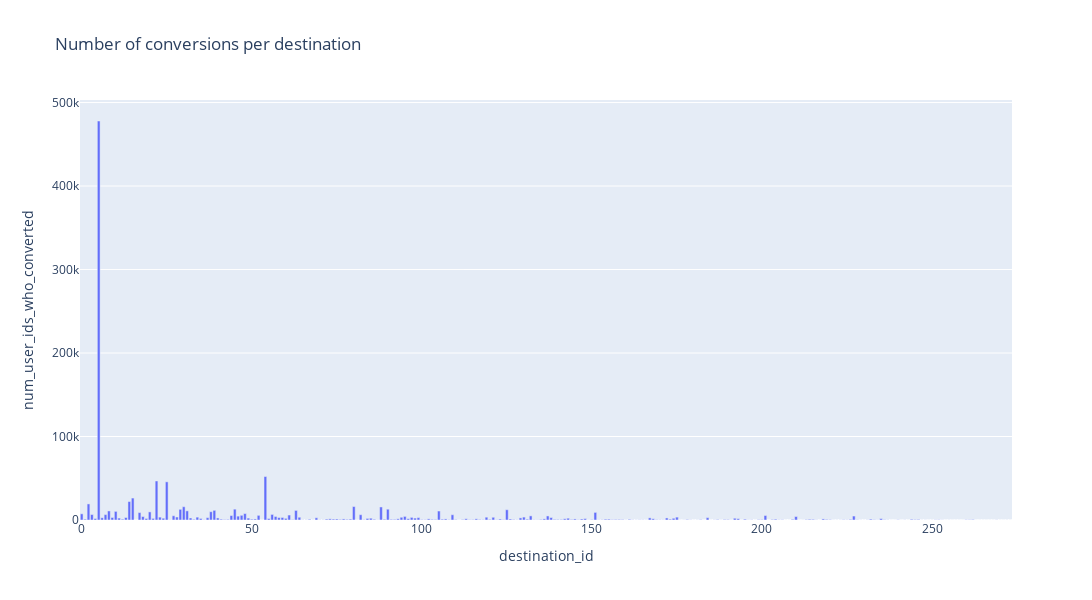
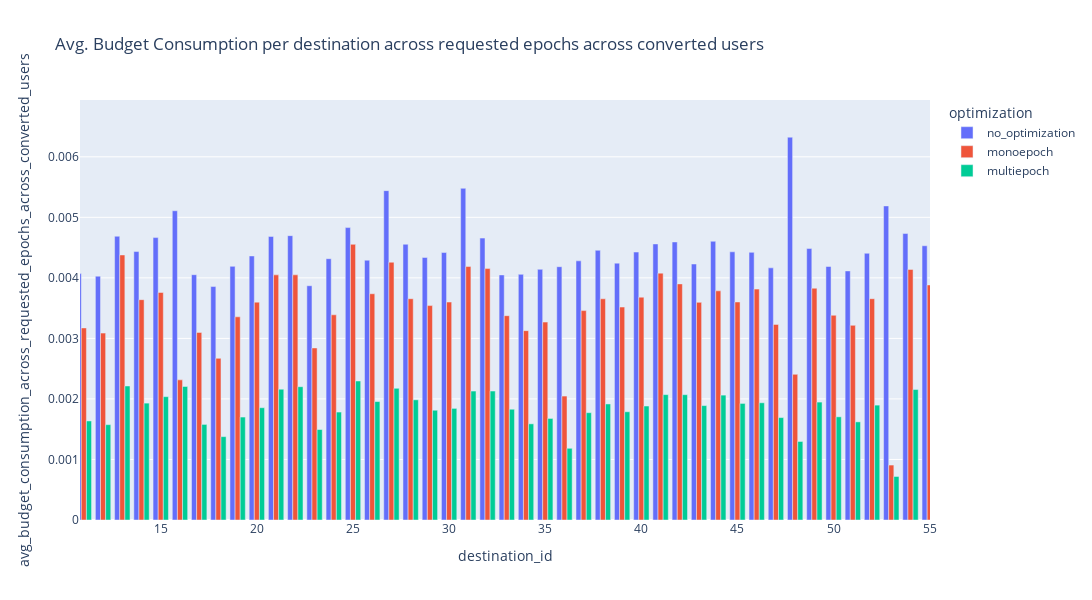
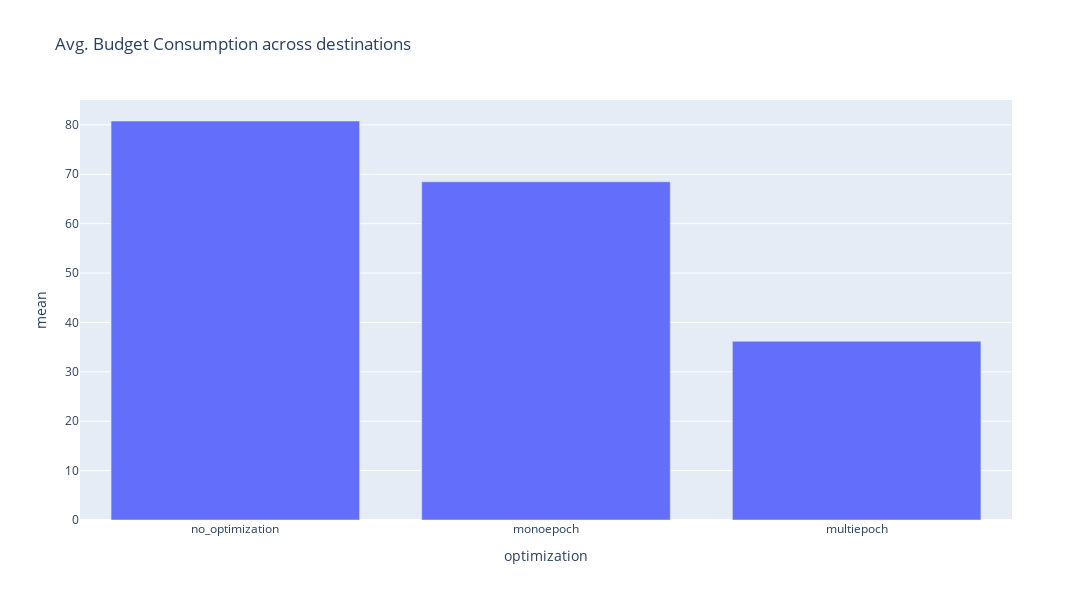
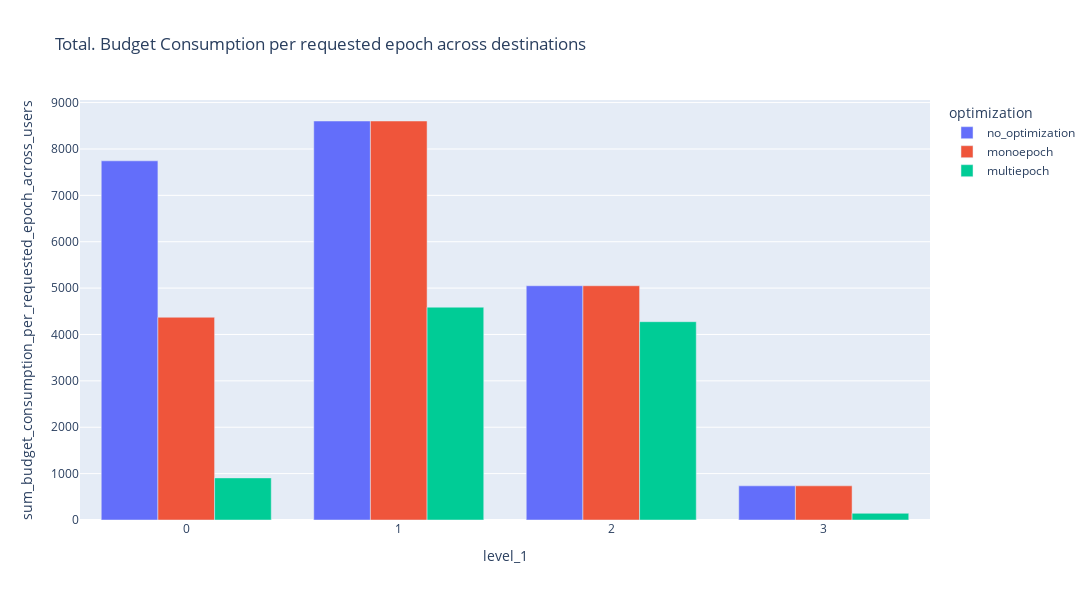

Notebook cell for these charts, in order:
### Code cell
path = "ray/criteo/optimizations/run_and_report_2024-03-17_10-41-12"
_, destinations_df, total_users_converted = analyze_budget_consumption(path, get_user_logs=False, get_destination_logs=True)
plot_budget_consumption(destinations_df)

### Figure 1 — Plotly figure (JSON) as saved in the notebook; plotly's stock layout.template omitted (floating-point values rounded to 4 significant figures; data arrays with more than 128 entries replaced by an {"elided": "..."} marker saying what was removed)
{"data": [{"alignmentgroup": "True", "hovertemplate": "destination_id=%{x}<br>num_user_ids_who_converted=%{y}<extra></extra>", "legendgroup": "", "marker": {"color": "#636efa", "pattern": {"shape": ""}}, "name": "", "offsetgroup": "", "orientation": "v", "showlegend": false, "textposition": "auto", "type": "bar", "x": {"elided": "274 int values"}, "xaxis": "x", "y": {"elided": "274 int values"}, "yaxis": "y"}], "layout": {"barmode": "relative", "height": 600, "legend": {"tracegroupgap": 0}, "title": {"text": "Number of conversions per destination"}, "width": 1100, "xaxis": {"anchor": "y", "autorange": true, "domain": [0, 1], "range": [-0.5, 273.5], "title": {"text": "destination_id"}, "type": "linear"}, "yaxis": {"anchor": "x", "autorange": true, "domain": [0, 1], "range": [0, 503040], "title": {"text": "num_user_ids_who_converted"}, "type": "linear"}}}

### Figure 2 — Plotly figure (JSON) as saved in the notebook; plotly's stock layout.template omitted (floating-point values rounded to 4 significant figures; data arrays with more than 128 entries replaced by an {"elided": "..."} marker saying what was removed)
{"data": [{"alignmentgroup": "True", "hovertemplate": "optimization=no_optimization<br>destination_id=%{x}<br>avg_budget_consumption_across_requested_epochs_across_converted_users=%{y}<extra></extra>", "legendgroup": "no_optimization", "marker": {"color": "#636efa", "pattern": {"shape": ""}}, "name": "no_optimization", "offsetgroup": "no_optimization", "orientation": "v", "showlegend": true, "textposition": "auto", "type": "bar", "x": {"elided": "274 int values"}, "xaxis": "x", "y": {"elided": "274 float values"}, "yaxis": "y"}, {"alignmentgroup": "True", "hovertemplate": "optimization=monoepoch<br>destination_id=%{x}<br>avg_budget_consumption_across_requested_epochs_across_converted_users=%{y}<extra></extra>", "legendgroup": "monoepoch", "marker": {"color": "#EF553B", "pattern": {"shape": ""}}, "name": "monoepoch", "offsetgroup": "monoepoch", "orientation": "v", "showlegend": true, "textposition": "auto", "type": "bar", "x": {"elided": "274 int values"}, "xaxis": "x", "y": {"elided": "274 float values"}, "yaxis": "y"}, {"alignmentgroup": "True", "hovertemplate": "optimization=multiepoch<br>destination_id=%{x}<br>avg_budget_consumption_across_requested_epochs_across_converted_users=%{y}<extra></extra>", "legendgroup": "multiepoch", "marker": {"color": "#00cc96", "pattern": {"shape": ""}}, "name": "multiepoch", "offsetgroup": "multiepoch", "orientation": "v", "showlegend": true, "textposition": "auto", "type": "bar", "x": {"elided": "274 int values"}, "xaxis": "x", "y": {"elided": "274 float values"}, "yaxis": "y"}], "layout": {"barmode": "group", "height": 600, "legend": {"title": {"text": "optimization"}, "tracegroupgap": 0}, "title": {"text": "Avg. Budget Consumption per destination across requested epochs across converted users"}, "width": 1100, "xaxis": {"anchor": "y", "autorange": false, "domain": [0, 1], "range": [10.8, 55.01], "title": {"text": "destination_id"}, "type": "linear"}, "yaxis": {"anchor": "x", "autorange": false, "domain": [0, 1], "range": [0, 0.006938], "title": {"text": "avg_budget_consumption_across_requested_epochs_across_converted_users"}, "type": "linear"}}}

### Figure 3 — Plotly figure (JSON) as saved in the notebook; plotly's stock layout.template omitted (floating-point values rounded to 4 significant figures)
{"data": [{"alignmentgroup": "True", "hovertemplate": "optimization=%{x}<br>mean=%{y}<extra></extra>", "legendgroup": "", "marker": {"color": "#636efa", "pattern": {"shape": ""}}, "name": "", "offsetgroup": "", "orientation": "v", "showlegend": false, "textposition": "auto", "type": "bar", "x": ["no_optimization", "monoepoch", "multiepoch"], "xaxis": "x", "y": [80.78, 68.47, 36.19], "yaxis": "y"}], "layout": {"barmode": "relative", "height": 600, "legend": {"tracegroupgap": 0}, "title": {"text": "Avg. Budget Consumption across destinations"}, "width": 1100, "xaxis": {"anchor": "y", "autorange": true, "domain": [0, 1], "range": [-0.5, 2.5], "title": {"text": "optimization"}, "type": "category"}, "yaxis": {"anchor": "x", "autorange": true, "domain": [0, 1], "range": [0, 85.03], "title": {"text": "mean"}, "type": "linear"}}}

### Figure 4 — Plotly figure (JSON) as saved in the notebook; plotly's stock layout.template omitted (floating-point values rounded to 4 significant figures)
{"data": [{"alignmentgroup": "True", "hovertemplate": "optimization=no_optimization<br>level_1=%{x}<br>sum_budget_consumption_per_requested_epoch_across_users=%{y}<extra></extra>", "legendgroup": "no_optimization", "marker": {"color": "#636efa", "pattern": {"shape": ""}}, "name": "no_optimization", "offsetgroup": "no_optimization", "orientation": "v", "showlegend": true, "textposition": "auto", "type": "bar", "x": [0, 1, 2, 3], "xaxis": "x", "y": [7744.0, 8603.0, 5051.0, 736.5], "yaxis": "y"}, {"alignmentgroup": "True", "hovertemplate": "optimization=monoepoch<br>level_1=%{x}<br>sum_budget_consumption_per_requested_epoch_across_users=%{y}<extra></extra>", "legendgroup": "monoepoch", "marker": {"color": "#EF553B", "pattern": {"shape": ""}}, "name": "monoepoch", "offsetgroup": "monoepoch", "orientation": "v", "showlegend": true, "textposition": "auto", "type": "bar", "x": [0, 1, 2, 3], "xaxis": "x", "y": [4371.0, 8603.0, 5051.0, 736.5], "yaxis": "y"}, {"alignmentgroup": "True", "hovertemplate": "optimization=multiepoch<br>level_1=%{x}<br>sum_budget_consumption_per_requested_epoch_across_users=%{y}<extra></extra>", "legendgroup": "multiepoch", "marker": {"color": "#00cc96", "pattern": {"shape": ""}}, "name": "multiepoch", "offsetgroup": "multiepoch", "orientation": "v", "showlegend": true, "textposition": "auto", "type": "bar", "x": [0, 1, 2, 3], "xaxis": "x", "y": [907.6, 4589.0, 4276.0, 144.2], "yaxis": "y"}], "layout": {"barmode": "group", "height": 600, "legend": {"title": {"text": "optimization"}, "tracegroupgap": 0}, "title": {"text": "Total. Budget Consumption per requested epoch across destinations"}, "width": 1100, "xaxis": {"anchor": "y", "autorange": true, "domain": [0, 1], "range": [-0.5, 3.5], "title": {"text": "level_1"}, "type": "linear"}, "yaxis": {"anchor": "x", "autorange": true, "domain": [0, 1], "range": [0, 9056.0], "title": {"text": "sum_budget_consumption_per_requested_epoch_across_users"}, "type": "linear"}}}
